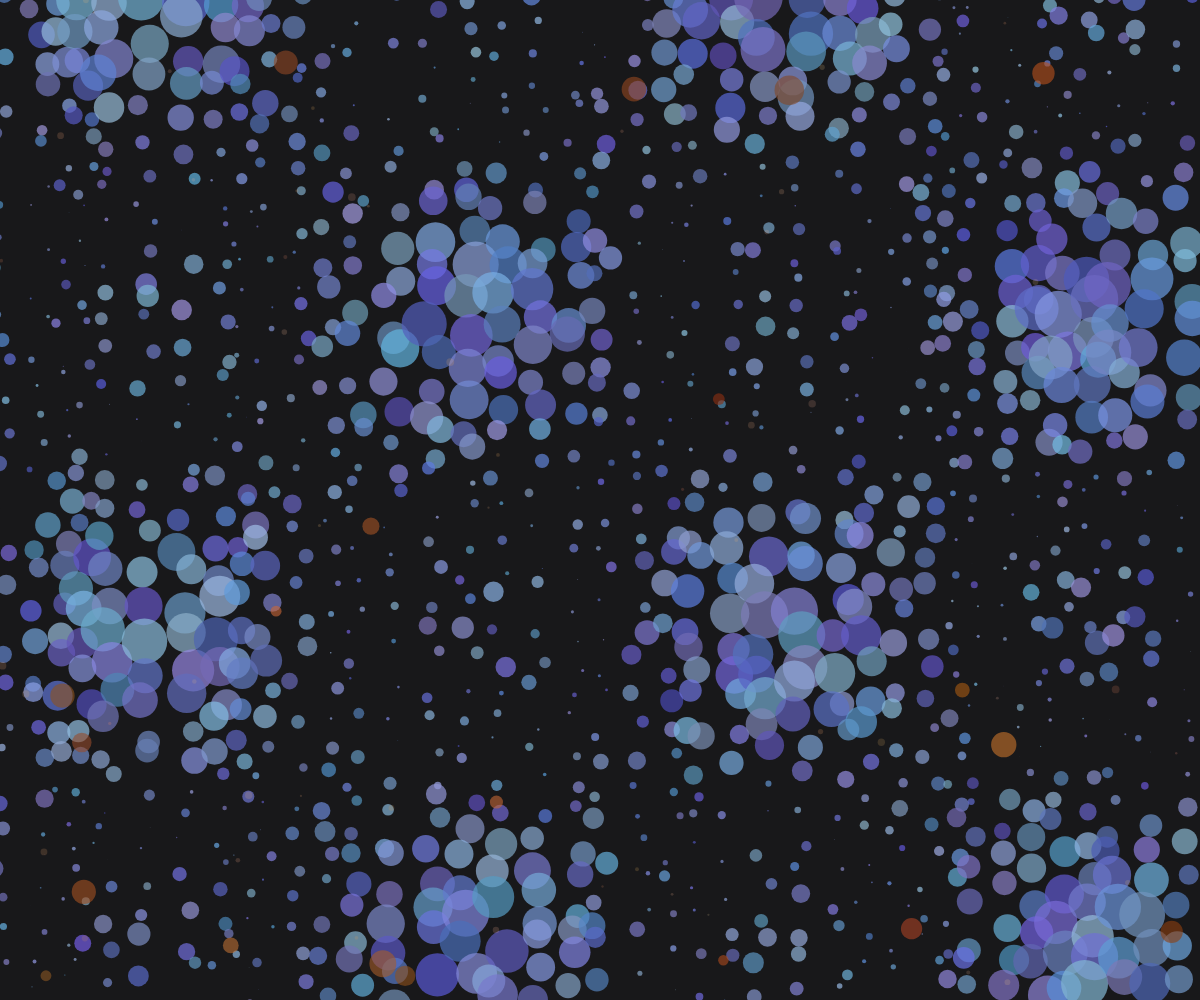
Frame 1 (no input)
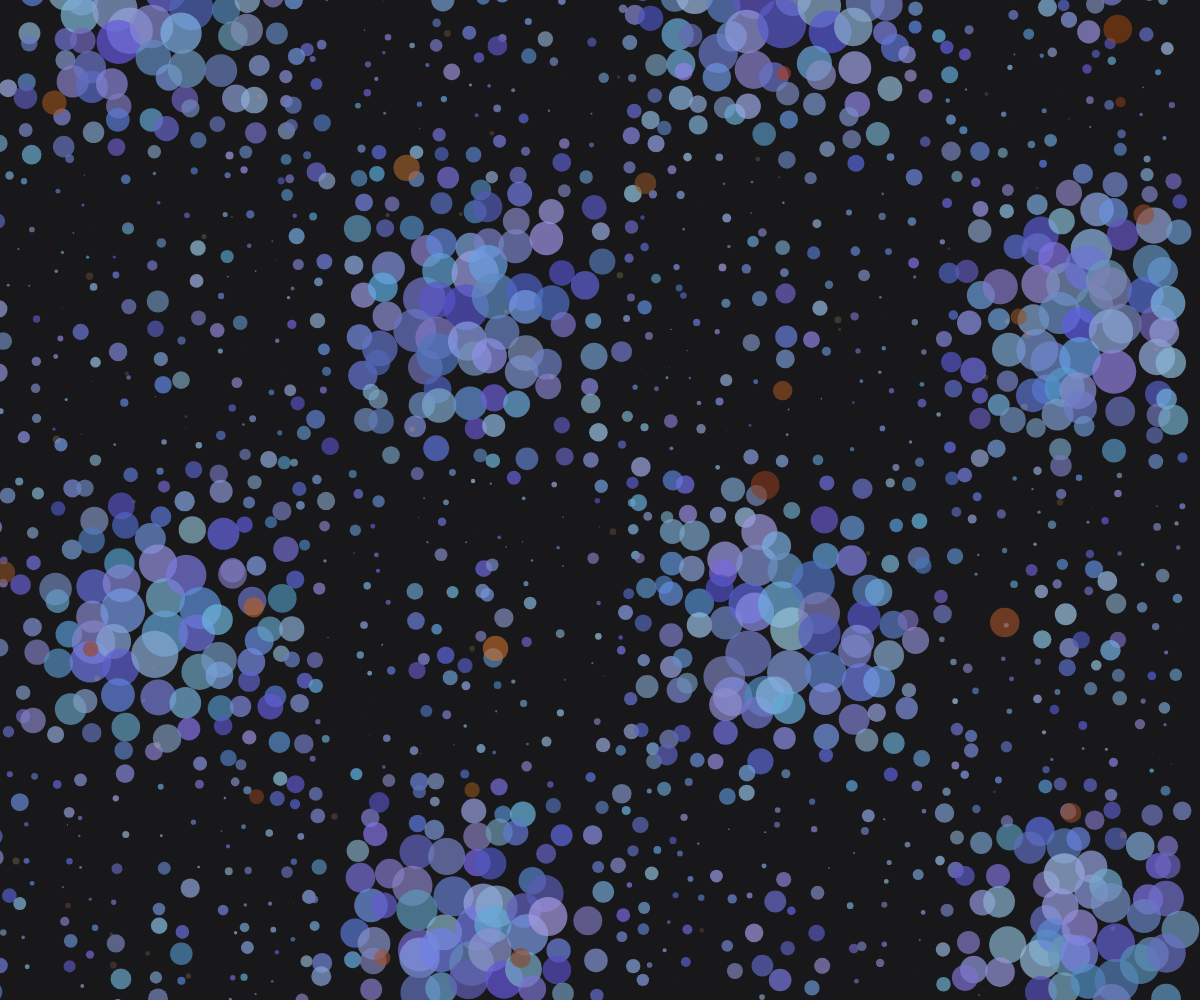
Frame 2 (the mouse pressed at the canvas centre, redrawn once)

The p5.js sketch that drew these frames (run headless with seeded random() and noise() and a simulated clock; the mouse was pressed at the canvas centre and the sketch redrawn once):

// p5.js sketch
// ── sketch.js
function setup() {
  createCanvas(windowWidth, windowHeight);
  colorMode(HSB, 360, 100, 100, 1);
  noLoop();
}

function draw() {
  background(240, 5, 10);

  // Create a dense network of connections
  const connections = [];
  const density = 0.0005;
  const maxConnections = 300;

  // Generate points in a grid pattern with some randomness
  for (let x = 0; x < width; x += random(20, 40)) {
    for (let y = 0; y < height; y += random(20, 40)) {
      const px = x + random(-10, 10);
      const py = y + random(-10, 10);

      // Add some organic variation
      const offset = sin(px * 0.01) * cos(py * 0.01) * 30;
      const size = random(5, 20) + offset;

      // Draw a soft pastel blob
      noStroke();
      fill(random(200, 250), random(30, 60), random(70, 90), 0.7);
      ellipse(px, py, size);

      // Add to connection list
      connections.push({ x: px, y: py, size });
    }
  }

  // Draw connections between nearby points
  strokeWeight(0.5);
  beginShape(LINES);
  for (let i = 0; i < connections.length; i++) {
    const a = connections[i];
    for (let j = i + 1; j < connections.length; j++) {
      if (connections.length > maxConnections) break;
      
      const b = connections[j];
      const dx = a.x - b.x;
      const dy = a.y - b.y;
      const distance = sqrt(dx * dx + dy * dy);

      // Only connect nearby points
      if (distance < 150) {
        const alpha = map(distance, 0, 150, 0.3, 0);
        
        stroke(hue(a.size), saturation(a.size), brightness(a.size), alpha);
        vertex(a.x, a.y);
        vertex(b.x, b.y);
      }
    }
  }
  endShape();

  // Add some crystalline etchings
  noStroke();
  for (let i = 0; i < 50; i++) {
    const x = random(width);
    const y = random(height);
    const size = random(2, 8);
    
    fill(random(10, 40), random(30, 60), random(80, 95), 0.2);
    ellipse(x, y, size);
  }

  // Add a few deep jewel tones
  for (let i = 0; i < 20; i++) {
    const x = random(width);
    const y = random(height);
    const size = random(10, 30);
    
    fill(random(10, 30), random(70, 90), random(50, 80), 0.6);
    ellipse(x, y, size);
  }
}

function windowResized() {
  resizeCanvas(windowWidth, windowHeight);
}
